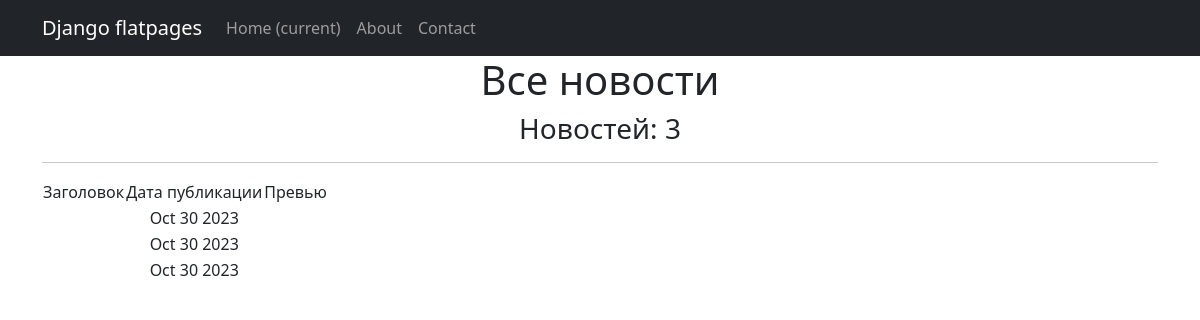
The app's page /posts/, older data.
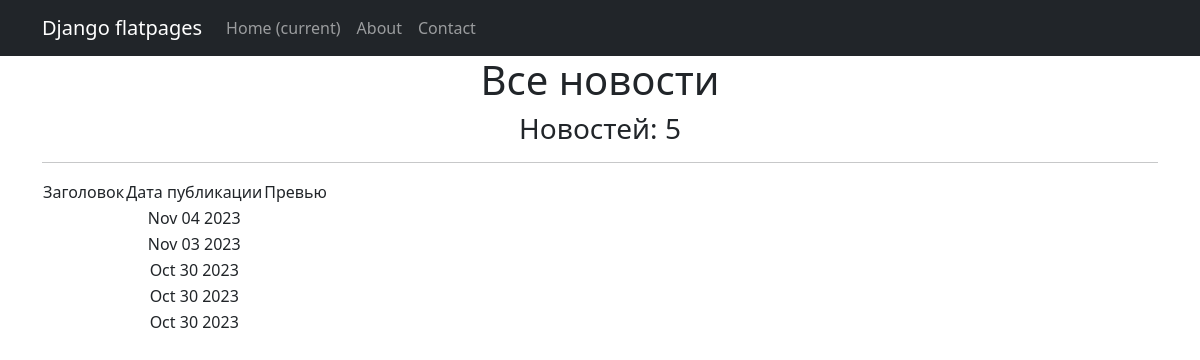
The same page, newer data.
### news/models.py (models this page shows, shortened)
class Post(models.Model):
    news = 'NW'
    article = 'AR'
    POST_TYPES = [
        (article, 'Статья'),
        (news, 'Новость')
        ]
    post_author = models.ForeignKey('Author', on_delete = models.CASCADE, verbose_name='Автор')
    post_type = models.CharField(max_length = 2,
                                 choices = POST_TYPES,
                                 default = news, verbose_name='Тип')
    post_time = models.DateTimeField(auto_now_add = True, verbose_name='Дата создания')
    post_category = models.ManyToManyField('Category', through = 'PostCategory', verbose_name='Категория')
    post_name = models.CharField(max_length = 255, verbose_name='Заголовок')
    post_text = models.TextField(verbose_name='Содержание публикации')
    post_rating = models.IntegerField(default = 0, verbose_name='Рейтинг статьи')

### news/views.py (the view)
# urls.py: path('', PostsList.as_view(), name = 'post_list'),
class PostsList(ListView):
    model = Post
    ordering = '-post_time'
    template_name = 'posts.html'
    context_object_name = 'posts'
    paginate_by = 10

### news/templatetags/custom_filters.py (called while the page is built)
@register.filter(name='censor')
def censor(value):
    censored = profanity.censor(value, '*')
    return censored

### templates/posts.html (shortened to what this page needs)
{% extends 'flatpages/default.html' %}
{% load custom_filters %}
{% block content %}
    <h1>Все новости</h1>
    <h3>Новостей: {{ posts | length }}</h3>
    <hr>
    {% if posts %}
        <table>
            <tr>
                <td>Заголовок</td>
                <td>Дата публикации</td>
                <td>Превью</td>
            </tr>
            {% for post in posts %}
            <tr>
                <td>{{post.post_name | censor}}</td>
                <td>{{post.post_time | date:'M d Y'}}</td>
                <td>{{post.post_text | truncatewords:20 | censor}}</td>
            </tr>
            {% endfor %}
        </table>
    {% else %}
        <h2>Новостей нет!</h2>
    {% endif %}
{% endblock content %}

### templates/flatpages/default.html (shortened to what this page needs)
<!DOCTYPE html>
{% load static %}
<html lang="en">
    <head>
        <link href="{% static 'css/styles.css' %}" rel="stylesheet" />
    </head>
    <body>
        <nav class="navbar navbar-expand-lg navbar-dark bg-dark static-top">
            <div class="container">
                <a class="navbar-brand" href="#">Django flatpages</a>
                <div class="collapse navbar-collapse" id="navbarResponsive">
                    <ul class="navbar-nav ml-auto">
                        <li class="nav-item active">
                            <a class="nav-link" href="#">Home
                                <span class="sr-only">(current)</span>
                            </a>
                        </li>
                        <li class="nav-item">
                            <a class="nav-link" href="/about/">About</a>
                        </li>
                        <li class="nav-item">
                            <a class="nav-link" href="/contacts/">Contact</a>
                        </li>
                    </ul>
                </div>
            </div>
        </nav>
        <div class="container">
            <div class="row">
                <div class="col-lg-12 text-center">
                    {% block content %}{% endblock content %}
                </div>
            </div>
        </div>
    </body>
</html>

Row changes from the older to the newer data that the page shows:
added Post: post_time "Nov 04 2023"
added Post: post_time "Nov 03 2023"
Text that changed along with them:
{{ posts | length }}: "3" → "5"
